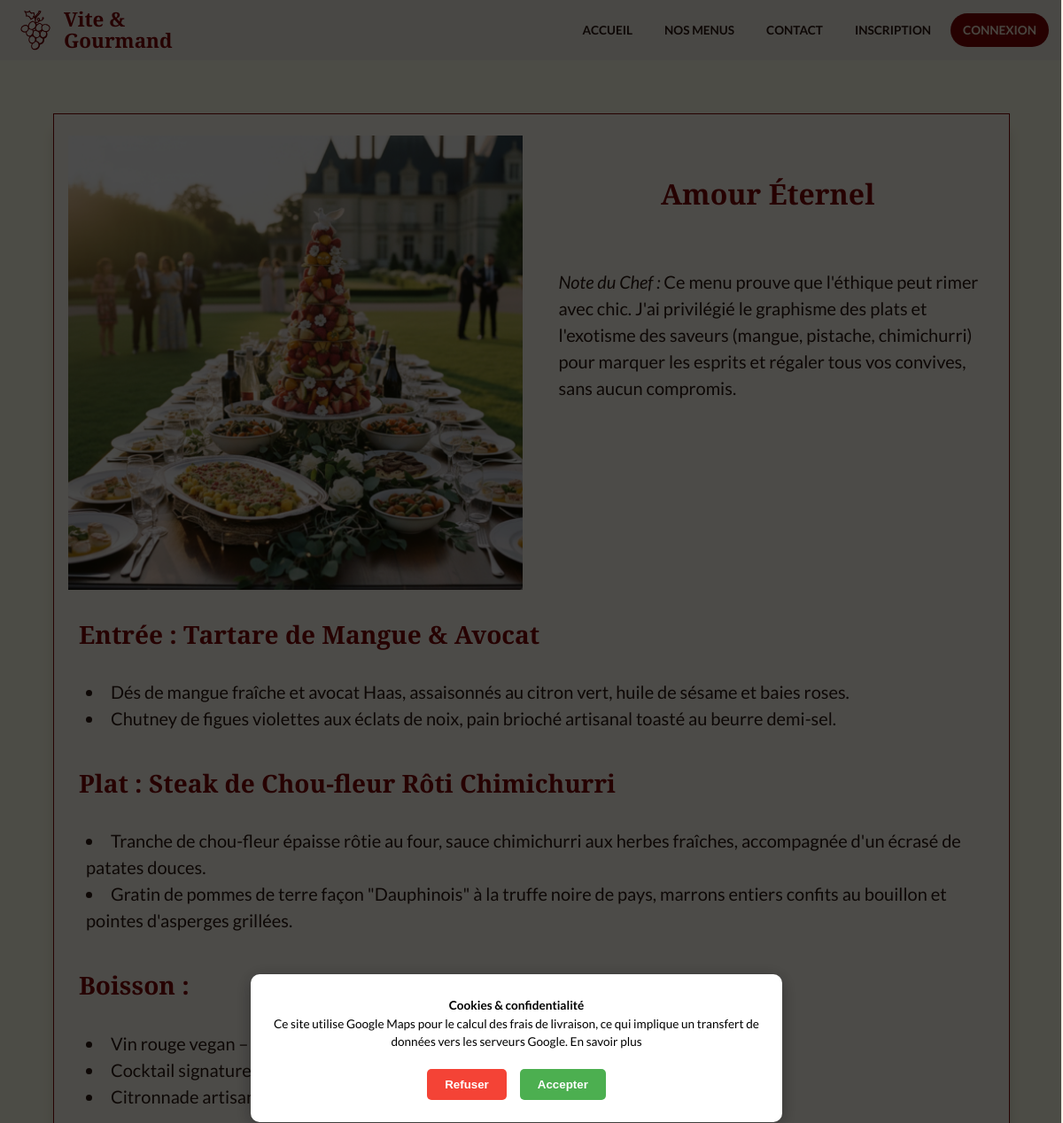
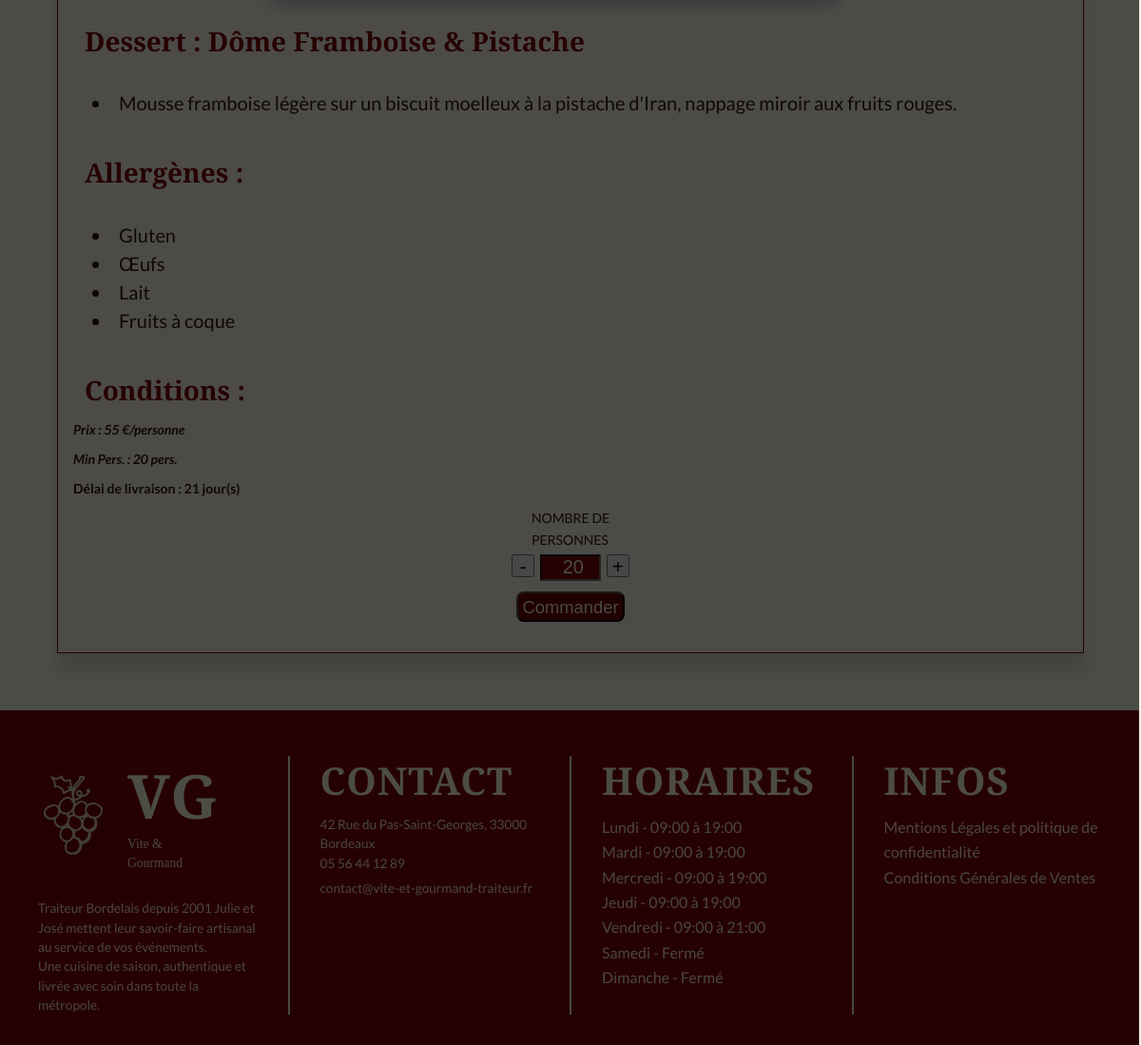
/data/menu-detail.php?id=AmourE, run on the app's committed database (2 pictures, top to bottom).
### tables this page shows
CREATE TABLE `menu` (
  `Id_menu` int NOT NULL,
  `menu_nom` varchar(100) NOT NULL,
  `theme` varchar(100) NOT NULL,
  `regime` varchar(100) NOT NULL,
  `nb_perso_min` int DEFAULT NULL,
  `nb_perso_max` int DEFAULT NULL,
  `prix_menu` decimal(10,0) NOT NULL,
  `entree` text NOT NULL,
  `plat` text NOT NULL,
  `dessert` text NOT NULL,
  `boisson` text,
  `allergene` text,
  `description` text,
  `entree_description` text,
  `plat_description` text,
  `dessert_description` text,
  `boisson_description` text,
  `img_menu` varchar(255) DEFAULT NULL,
  `link` varchar(100) DEFAULT NULL,
  `description_info` text,
  `img_uploaded` varchar(255) DEFAULT NULL,
  `actif` tinyint(1) NOT NULL DEFAULT '1',
  `quantite_restante` int DEFAULT NULL,
  `conditions` text,
  `mois_debut` int DEFAULT NULL,
  `mois_fin` int DEFAULT NULL,
  `delai_commande_jours` int DEFAULT NULL
);

CREATE TABLE `horaires` (
  `Id_horaire` int NOT NULL,
  `jour` varchar(20) NOT NULL,
  `ouverture_matin` time DEFAULT NULL,
  `fermeture_matin` time DEFAULT NULL,
  `ouverture_apm` time DEFAULT NULL,
  `fermeture_apm` time DEFAULT NULL,
  `ferme` tinyint(1) NOT NULL DEFAULT '0'
);

### classes/Repository/MenuRepository.php (called while the page is built, shortened)
<?php
require_once __DIR__ . '/../Entity/MenuEntity.php';
class MenuRepository {
    private PDO $pdo;
    public function __construct(PDO $pdo) {
        $this->pdo = $pdo;
    }
    private function hydrate(array|false|null $data): ?Menu{
    return new Menu($data);
}
    public function findByLink(string $link): ?Menu {
        $stmt = $this->pdo->prepare("SELECT * FROM menu WHERE link = ? AND actif = 1 ");
        $stmt->execute([$link]);
        $data = $stmt ->fetch(PDO::FETCH_ASSOC);
        return $this->hydrate($data);
    }
}

### classes/Entity/MenuEntity.php (called while the page is built, shortened)
<?php
class Menu {
    private string $menu_nom;
    private float $prix_menu;
    private int $nb_perso_min;
    private string $description;
    private ?string $img_menu;
    private ?int $quantite_restante;
    private ?string $entree;
    private ?string $entree_description;
    private ?string $plat;
    private ?string $plat_description;
    private ?string $boisson;
    private ?string $dessert;
    private ?string $dessert_description;
    private ?string $allergene;
    private ?int $delai_commande;
    public function __construct(array $data) {
        $this->menu_nom          = $data['menu_nom'];
        $this->prix_menu         = (float)$data['prix_menu'];
        $this->nb_perso_min      = (int)$data['nb_perso_min'];
        $this->description       = $data['description'] ?? '';
        $this->quantite_restante = isset($data['quantite_restante']) ? (int)$data['quantite_restante'] : null;
        $this->img_menu       = $data['img_menu'] ?? null;
        $this->entree            = $data['entree'] ?? null;
        $this->entree_description = $data['entree_description']?? null;
        $this->plat              = $data['plat']?? null;
        $this->plat_description  = $data['plat_description']?? null;
        $this->boisson           = $data['boisson']?? null;
        $this->dessert           = $data['dessert']?? null;
        $this->dessert_description = $data['dessert_description']?? null;
        $this->allergene         = $data['allergene']?? null;
        $this->delai_commande      = $data['delai_commande_jours'] ?? null;
        }
    public function getNom(): string         { return $this->menu_nom; }
    public function getPrix(): float         { return $this->prix_menu; }
    public function getNbPersoMin(): int     { return $this->nb_perso_min; }
    public function getDescription(): string { return $this->description; }
    public function getStock(): ?int         { return $this->quantite_restante; }
    public function getEntree(): ?string     { return $this->entree;}
    public function getEntreeDescription(): ?string     { return $this->entree_description;}
    public function getPlat(): ?string     { return $this->plat;}
    public function getPlatDescription(): ?string     { return $this->plat_description;}
    public function getDessert(): ?string     { return $this->dessert;}
    public function getDessertDescription(): ?string     { return $this->dessert_description;}
    public function getBoisson(): ?string     { return $this->boisson;}
    public function getAllergene(): ?string     { return $this->allergene;}
    public function getDelaiCommande(): ?int     { return $this->delai_commande; }
    public function getImgMenuUrl(): string{
        $img = $this ->img_menu ?? '';
        return pathinfo($img, PATHINFO_EXTENSION) ? $img : $img .'.png';
    }
    }

### data/menu-detail.php (the view, shortened to what this page needs)
<?php
require_once __DIR__ . '/../login.php';
require_once __DIR__ . '/../classes/Repository/MenuRepository.php';
$menuRepository = new MenuRepository($pdo);
$menu = $menuRepository->findByLink($_GET['id'] ?? '');
?>
<!DOCTYPE html>
<html lang="fr">
<?php include __DIR__ . '/../includes/head.php'; ?>
<body>
<?php include __DIR__ . '/../includes/header.php'; ?>
<main>
    <article class="menu-detail">
        <div class="menu-detail-header">
            <picture>
                <img src="../Images/<?= $menu->getImgMenuUrl() ?>" alt="Photo du menu <?= htmlspecialchars($menu->getNom()) ?>" class="menu-detail-img">
            </picture>
            <div class="menu-detail-headline">
                <h2><?= htmlspecialchars($menu->getNom()) ?></h2>
                <p class="menu-chef-note"><em>Note du Chef :</em> <?= htmlspecialchars($menu->getDescription()) ?></p>
            </div>
        </div>
        <h3>Entrée : <?= htmlspecialchars($menu->getEntree()) ?></h3>
        <ul>
            <?php foreach (explode('|', $menu->getEntreeDescription() ?? '') as $ligne): ?>
                <li><?= htmlspecialchars($ligne) ?></li>
            <?php endforeach; ?>
        </ul>
        <h3>Plat : <?= htmlspecialchars($menu->getPlat()) ?></h3>
        <ul>
            <?php foreach (explode('|', $menu->getPlatDescription() ?? '') as $ligne): ?>
                <li><?= htmlspecialchars($ligne) ?></li>
            <?php endforeach; ?>
        </ul>
        <?php if ($menu->getBoisson()): ?>
    <h3>Boisson :</h3>
    <ul>
        <?php foreach (explode('|', $menu->getBoisson() ?? '') as $ligne): ?>
            <li><?= htmlspecialchars($ligne) ?></li>
        <?php endforeach; ?>
    </ul>
<?php endif; ?>
        <h3>Dessert : <?= htmlspecialchars($menu->getDessert()) ?></h3>
        <ul>
            <?php foreach (explode('|', $menu->getDessertDescription() ?? '') as $ligne): ?>
                <li><?= htmlspecialchars($ligne) ?></li>
            <?php endforeach; ?>
        </ul>
        <h3>Allergènes :</h3>
        <ul>
            <?php foreach (explode('|', $menu->getAllergene() ?? '') as $ligne): ?>
                <li><?= htmlspecialchars($ligne) ?></li>
            <?php endforeach; ?>
        </ul>
        <div class="menu-detail-footer">
            <div class="menu-condition-footer">
                <h3>Conditions :</h3>
                <em class="menu-condition">Prix : <?= $menu->getPrix() ?> €/personne</em>
                <em class="menu-condition">Min Pers. : <?= $menu->getNbPersoMin() ?> pers.</em>
                <?php if ($menu->getDelaiCommande() !== null): ?>
                    <span class="menu-condition">Délai de livraison : <?= $menu->getDelaiCommande() ?> jour(s)</span>
                <?php endif; ?>
            </div>
            <form id="form-commande" class="form-menu-order" action="../achat.php" method="POST">
                <div class="nb-person-menu">
                    <span>NOMBRE DE <br>PERSONNES</span>
                    <div class="input-nb-perso">
                        <button type="button" class="counter-btn" onclick="change(this, -1)" aria-label="Diminuer le nombre de personnes">-</button>
                        <input type="number" class="counter-val" name="nb_pers" value="<?= $menu->getNbPersoMin() ?>" min="<?= $menu->getNbPersoMin() ?>" <?= $menu->getStock() !== null ? 'max="' . $menu->getStock() . '"' : '' ?> required>
                        <button type="button" class="counter-btn" onclick="change(this, 1)" aria-label="Augmenter le nombre de personnes">+</button>
                    </div>
                </div>
                <div class="order-menu-btn">
                     <button type="submit" class="btn-menu-order" <?= $menu->getStock() !== null && $menu->getStock() < $menu->getNbPersoMin() ? 'disabled' : '' ?>>
                        <?= $menu->getStock() !== null && $menu->getStock() < $menu->getNbPersoMin() ? 'Épuisé' : 'Commander' ?>
                    </button>
                </div>
            </form>
        </div>
    </article>
</main>
<?php include __DIR__ . '/../includes/footer.php'; ?>
</body>
</html>

### includes/footer.php (shortened to what this page needs)
<footer>
    <div id="cookie-overlay" class="cookie-overlay">
                <div class="cookie-banner">
                    <p>
                        <strong> Cookies & confidentialité</strong><br>
                        Ce site utilise Google Maps pour le calcul des frais de livraison,
                        ce qui implique un transfert de données vers les serveurs Google.
                        <a href="<?= BASE_URL ?>/mentions.php" target="_blank" aria-label="s'ouvre les mentions légales dans un nouvel onglet">En savoir plus</a>
                    </p>
                    <div class="cookie-buttons">
                        <button id="refuse-cookies" class="btn-cookie-refuse">Refuser</button>
                        <button id="accept-cookies" class="btn-cookie-accept">Accepter</button>
                    </div>
                </div>
            </div>
            <div>
                <div class="footer-logo-group">
                    <img src="<?= BASE_URL ?>/Images/Logo_beige_final_v2.svg" class="footer-logo" alt="Logo Vite & Gourmand">
                    <div class="footer-logo-text">
                        <h3>VG</h3>
                        <p>Vite & Gourmand</p>
                    </div>
                </div>
                <br>
                <p>Traiteur Bordelais depuis 2001 Julie et José mettent leur savoir-faire artisanal au service de vos événements. <br> Une cuisine de saison, authentique et livrée avec soin dans toute la métropole.</p>
            </div>
            <address>
                <h3> CONTACT </h3>
                <?php
                $stmt_info = $pdo->query("SELECT * FROM renseignement ");
                $informations = $stmt_info->fetch();
                ?>
                <p><?= $informations['adresse'] ?? '42 Rue du Pas-Saint-Georges, 33000 Bordeaux' ?></p>
                <ul>
                    <li><?php echo $informations['telephone'] ?? '05 56 44 12 89' ; ?></li>
                    <li><a href="mailto:contact@vite-et-gourmand-traiteur.fr"><?php echo $informations['email'] ?? 'contact@vite-et-gourmand-traiteur.fr' ; ?></a></li>
                </ul>
            </address>
            <div>
                <h3>HORAIRES</h3>
                <ul>
                    <?php
                        $stmt_h = $pdo->query("SELECT * FROM horaires ORDER BY Id_horaire ASC");
                        $horaires_footer = $stmt_h->fetchAll();
                    ?>
                    <?php foreach ($horaires_footer as $h): ?>
                        <?php if (!$h['ferme']):; ?>
                            <li> <?= htmlspecialchars($h['jour']) ?> - <?= substr($h['ouverture_matin'], 0, 5) ?> à <?= substr($h['fermeture_apm'], 0, 5) ?></li>
                        <?php else: ?>
                            <li> <?= htmlspecialchars($h['jour']) ?> - Fermé</li>
                        <?php endif; ?>
                    <?php endforeach; ?>
                </ul>
                    </div>
            <div>
                <h3>INFOS</h3>
                <a href="<?= BASE_URL ?>/mentions.php"> Mentions Légales et politique de confidentialité</a>
                <br>
                <a href="<?= BASE_URL ?>/CGV.php"> Conditions Générales de Ventes </a>
            </div>
        </footer>

### data on the page
menu: img_menu (picture), menu_nom "Amour Éternel", description "Ce menu prouve que l'éthique peut rimer avec chic. J'ai privilégié le graphisme des plats et l'exotisme des saveurs (mangue, pistache, chimichurri) pour marquer les esprits et régaler tous vos convives, sans aucun compromis.", entree "Tartare de Mangue & Avocat", entree_description "Dés de mangue fraîche et avocat Haas, assaisonnés au citron vert, huile de sésame et baies roses.", entree_description "Chutney de figues violettes aux éclats de noix, pain brioché artisanal toasté au beurre demi-sel.", plat "Steak de Chou-fleur Rôti Chimichurri", plat_description "Tranche de chou-fleur épaisse rôtie au four, sauce chimichurri aux herbes fraîches, accompagnée d'un écrasé de patates douces.", plat_description "Gratin de pommes de terre façon \"Dauphinois\" à la truffe noire de pays, marrons entiers confits au bouillon et pointes d'asperges grillées.", boisson "Vin rouge vegan –…", boisson "Cocktail signature…", boisson "Citronnade artisanale maison", dessert "Dôme Framboise & Pistache", dessert_description "Mousse framboise légère sur un biscuit moelleux à la pistache d'Iran, nappage miroir aux fruits rouges.", allergene "Gluten", allergene "Œufs", allergene "Lait", allergene "Fruits à coque", prix_menu "55", nb_perso_min "20", delai_commande_jours "21", nb_pers "20"
horaires: jour "Lundi", ouverture_matin "09:00", fermeture_apm "19:00"
horaires: jour "Mardi", ouverture_matin "09:00", fermeture_apm "19:00"
horaires: jour "Mercredi", ouverture_matin "09:00", fermeture_apm "19:00"
horaires: jour "Jeudi", ouverture_matin "09:00", fermeture_apm "19:00"
horaires: jour "Vendredi", ouverture_matin "09:00", fermeture_apm "21:00"
horaires: jour "Samedi"
horaires: jour "Dimanche"

### other printed values
$informations['adresse'] "42 Rue du Pas-Saint-Georges, 33000 Bordeaux"
$informations['telephone'] "05 56 44 12 89"
$informations['email'] "contact@vite-et-gourmand-traiteur.fr"
